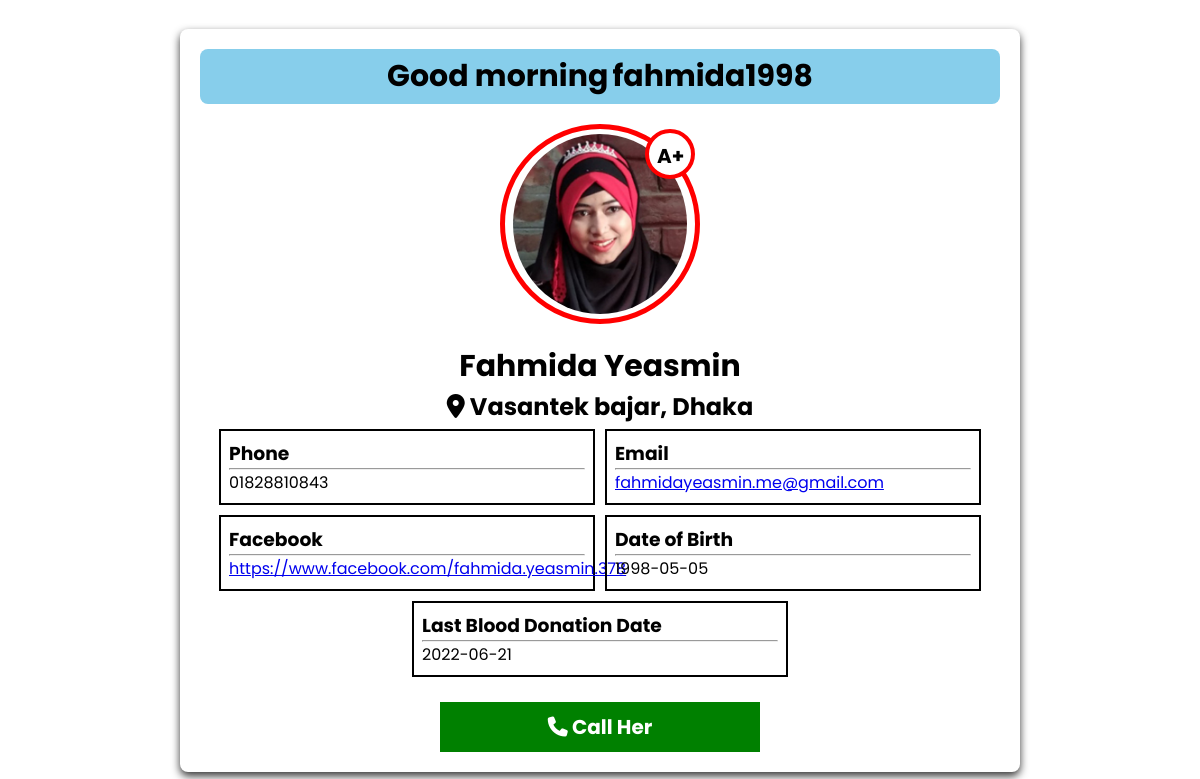
Page /view_profile.php?viewProfile=3 on the earlier database version.
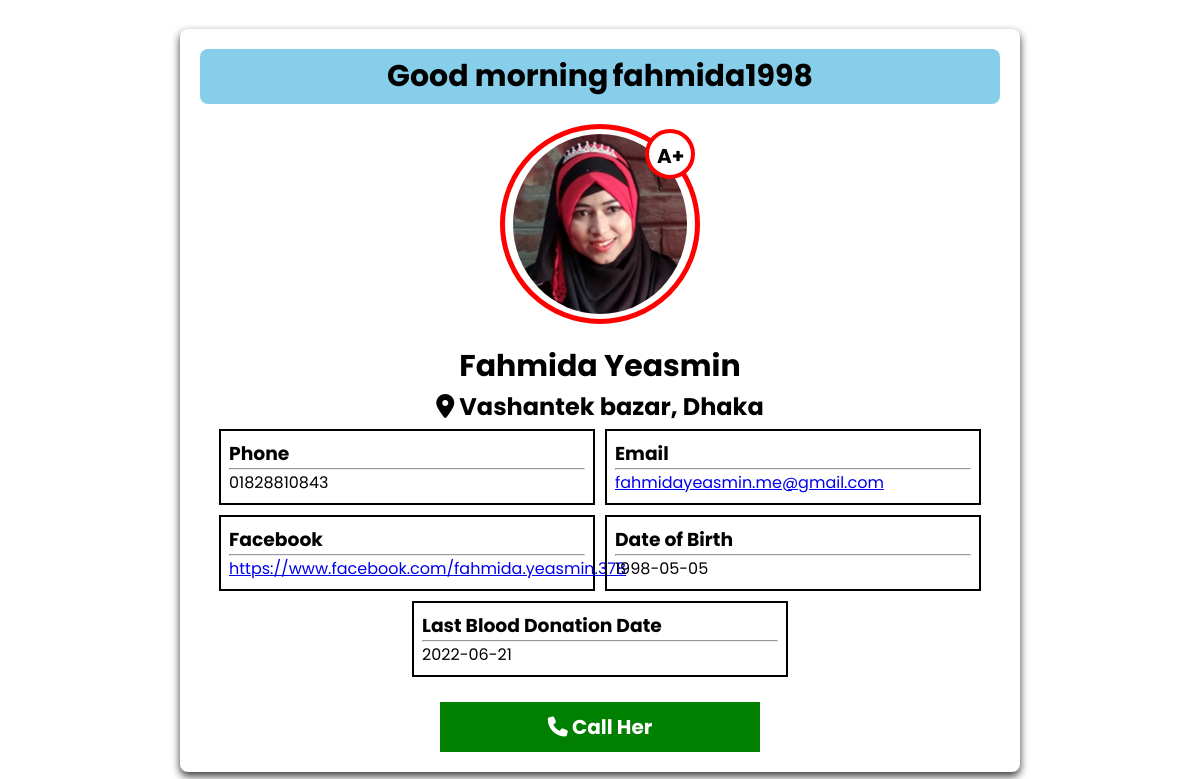
Same page on the later database version.
### tables this page shows
CREATE TABLE `donors` (
  `id` int(11) NOT NULL,
  `f_name` varchar(255) NOT NULL,
  `l_name` varchar(255) NOT NULL,
  `u_name` varchar(255) NOT NULL,
  `dob` date NOT NULL,
  `location` varchar(255) NOT NULL,
  `donate_date` date NOT NULL,
  `blood` varchar(5) NOT NULL,
  `photo` varchar(255) NOT NULL,
  `phone` varchar(11) NOT NULL,
  `fb` varchar(255) NOT NULL,
  `email` varchar(255) NOT NULL,
  `password` varchar(255) NOT NULL,
  `gender` varchar(255) DEFAULT NULL
);

### view_profile.php (the view, shortened to what this page needs)
<?php
    include './include/configuration.php';
    if(isset($_GET['viewProfile'])){
        $profile_id = $_GET['viewProfile'];
        $run_profile_qurey = "SELECT * FROM `donors` WHERE id = '$profile_id'";
        $run_query = mysqli_query($conn, $run_profile_qurey);
        if(mysqli_num_rows($run_query) > 0){
            $row = mysqli_fetch_assoc($run_query);
        }
    }
?>
<!DOCTYPE html>
<html lang="en">
<head>
    <link rel="stylesheet" href="./css/profile.css">
    <link rel="stylesheet" href="https://cdnjs.cloudflare.com/ajax/libs/font-awesome/6.1.1/css/all.min.css"/>
</head>
<body>
    <section id="wrapper">
        <div class="title">
            <h1 id="greetings"></h1> &nbsp;
            <h1> <?php echo $row['u_name']; ?></h1>
        </div>
        <div class="photo">
            <img src="<?php echo './upload_img/'.$row['photo']; ?>" alt="">
            <span class="blood"><?php echo $row['blood'] ?></span>
        </div>
        <div class="name_details">
            <h1><?php echo $row['f_name'] . " " . $row['l_name'] ?></h1>
            <h2><i class="fa-solid fa-location-dot"></i> <?php echo $row['location'] ?></h2>
        </div>
        <div class="others_details">
            <div class="box">
                <h3>Phone</h3>
                <hr>
                <p><?php echo $row['phone'] ?></p>
            </div>
            <div class="box">
                <h3>Email</h3>
                <hr>
                <p><a href="mailto: <?php echo $row['email'] ?>"><?php echo $row['email'] ?></a></p>
            </div>
            <div class="box">
                <h3>Facebook</h3>
                <hr>
                <p><a href="<?php echo $row['fb'] ?>"><?php echo $row['fb'] ?></a></p>
            </div>
            <div class="box">
                <h3>Date of Birth</h3>
                <hr>
                <p><?php echo $row['dob'] ?></p>
            </div>
            <div class="box">
                <h3>Last Blood Donation Date</h3>
                <hr>
                <p><?php echo $row['donate_date'] ?></p>
            </div>
        </div>
        <?php
            if($row['gender'] == "male"){
                $print_gender = "Him";
            }else{
                $print_gender = "Her";
            }
        ?>
        <div class="call">
            <a href="tel: <?php echo $row['phone'] ?>"><i class="fa-solid fa-phone"></i> Call <?php echo $print_gender ?></a>
        </div>
    </section>
</body>
</html>

### css/profile.css (style rules this page uses)
* { margin: 0; padding: 0; box-sizing: border-box; font-family: 'Poppins', sans-serif; }
body { display: flex; align-items: center; justify-content: center; }
#wrapper { width: 70%; box-shadow: 0 4px 8px rgba(0, 0, 0, 0.8); padding: 20px; border-radius: 8px; }
#wrapper .title { background-color: skyblue; padding: 5px; border-radius: 8px; display: flex; flex-direction: row; align-items: center; justify-content: center; color: black; }
#wrapper .title h1 { font-size: 30px; text-align: center; }
#wrapper .photo { display: flex; align-items: center; justify-content: center; margin: 20px auto; width: 200px; height: 200px; border-radius: 50%; border: 5px solid red; padding: 8px; position: relative; }
#wrapper .photo img { width: 180px; height: 180px; object-fit: cover; border-radius: 50%; transition: 0.5s linear; }
#wrapper .photo .blood { position: absolute; top: 0; right: 0; width: 50px; height: 50px; padding: 8px; font-size: 20px; font-weight: bolder; background-color: white; border-radius: 50%; border: 4px solid red; }
#wrapper .name_details { text-align: center; }
#wrapper .name_details h1 { font-size: 30px; }
#wrapper .others_details { display: flex; flex-wrap: wrap; align-items: center; justify-content: center; }
#wrapper .others_details .box { width: 47%; margin: 5px; border: 2px solid black; padding: 8px; }
.call { text-align: center; margin-top: 20px; }
.call a { background-color: green; color: white; display: inline-block; padding: 10px 20px; width: 40%; text-align: center; text-decoration: none; font-size: 20px; font-weight: bold; }

### view_profile.php (style rules this page uses)
body { display: flex; align-items: center; justify-content: center; min-height: 100vh; }

Differences in the rows shown:
changed donors "fahmida1998": location "Vasantek bajar, Dhaka" → "Vashantek bazar, Dhaka"
